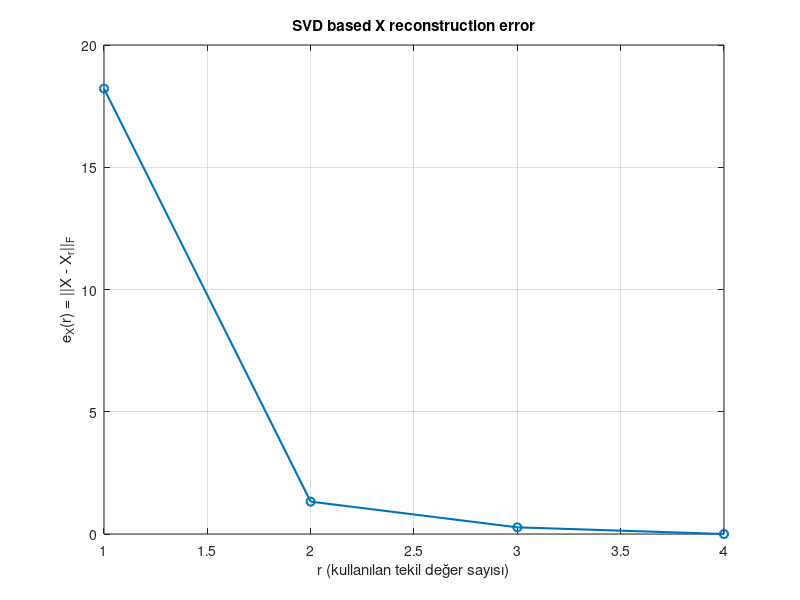

Recreate this plot in MATLAB.
clear; clc; close all;

% Sistem matrisleri
A = [-1.0455  4.7727  -9.6364  -4.6818;
      1.1822  0.9081   1.5452  -4.2726;
     -3.4090  7.9542 -22.7274  -1.1363;
      4.5910  7.9542  -5.7274 -18.1363];

B = [0.5 0 0 0];
C = [1   0 0 0];

% X = [A  B'  C']  -> 4x6
X = [A B.' C.'];

% Ekonomik SVD: U 4x4, S 4x4, V 6x4
[U,S,V] = svd(X);

% (a) İlk iki anlamlı tekil değer
sigma = diag(S);
fprintf('Singular values:\n');
disp(sigma);

% Rekonstrüksiyon hatası e_X(r) için r = 1..4
rmax = size(S,1);   % = 4
eX = zeros(rmax,1);

for r = 1:rmax
    X_r = U(:,1:r) * S(1:r,1:r) * V(:,1:r).';
    eX(r) = norm(X - X_r, 'fro');
end

figure;
plot(1:rmax, eX, 'o-','LineWidth',1.5); grid on;
xlabel('r (kullanılan tekil değer sayısı)');
ylabel('e_X(r) = ||X - X_r||_F');
title('SVD based X reconstruction error');

% (b) Sadece ilk iki tekil değerle A tahmini
rA = 2;
X_2 = U(:,1:rA) * S(1:rA,1:rA) * V(:,1:rA).';
A_est = X_2(:,1:4);    % ilk 4 sütun A'ya karşılık geliyor

fprintf('A matrisinin 2 tekil değerle tahmini (A_est):\n');
disp(A_est);

% İstersen gerçek A ile farkını da yazdır:
fprintf('||A - A_est||_F = %.4f\n', norm(A - A_est, 'fro'));
